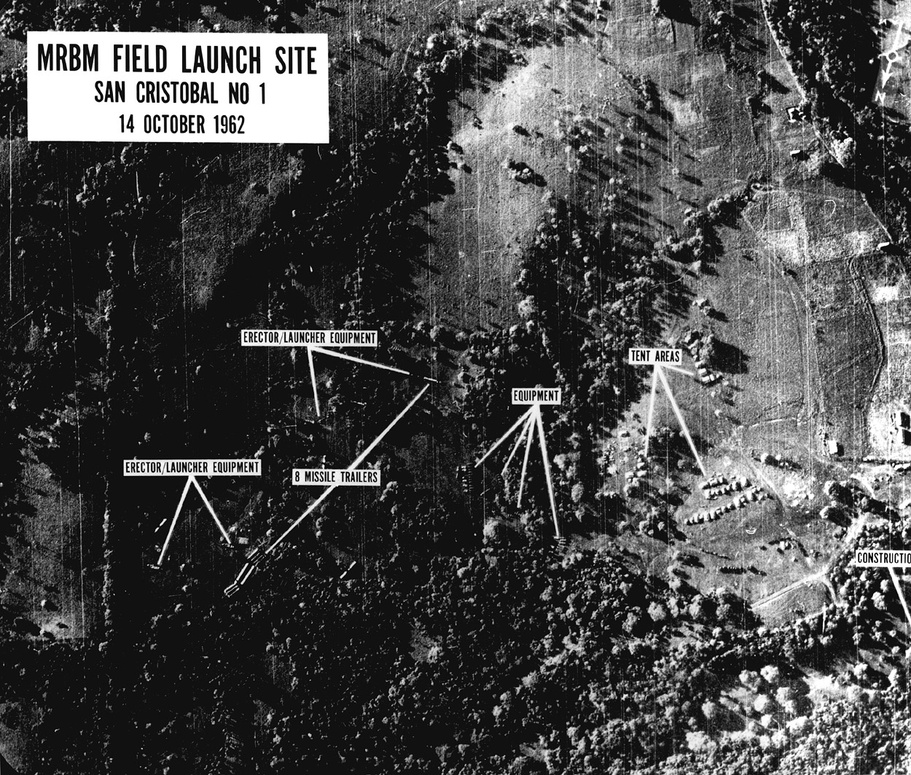
#> input picture Assignment2/u2cuba.jpg, 911 x 775 px, shrunk from 1250 x 1063 before the run
$ python '5 - Problem3b_Functions Sobel.py.py'   (Python 2 division)   (older library calls are emulated)
#> lines starting #> are read from the running program, lines starting #| are printed output that depends on the picture
#       Sobel using inbuilt functions
import cv2
import numpy as np
from matplotlib import pyplot as plt
import timeit

img = cv2.imread('u2cuba.jpg',0)
#> img is the input picture: shape (775, 911); min 0, max 255, mean 71.5

#start timer
start = timeit.default_timer()

sobelx = cv2.Sobel(img,cv2.CV_64F,1,0,ksize=5)
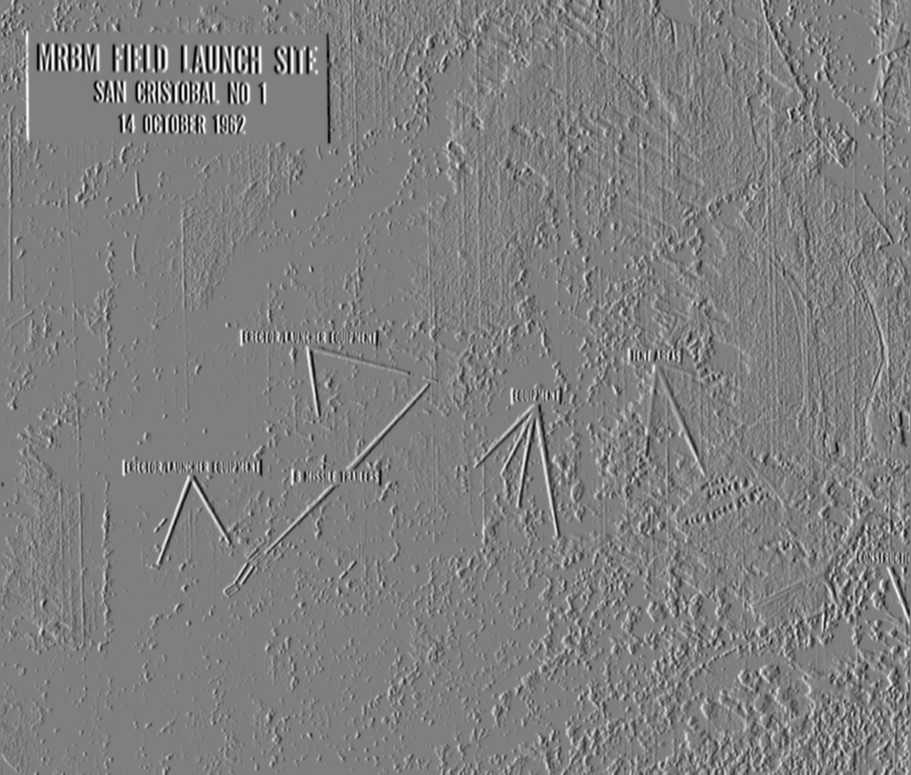
#> sobelx: shape (775, 911) float64; min -12096, max 12136, mean 12.1; drawn with min black and max white
sobely = cv2.Sobel(img,cv2.CV_64F,0,1,ksize=5)
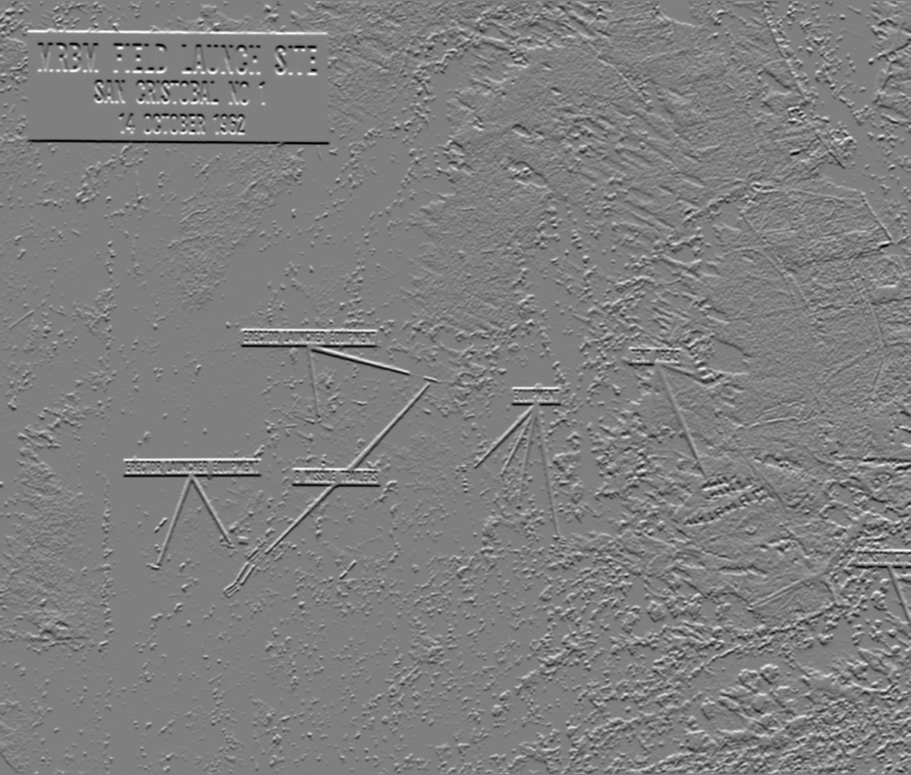
#> sobely: shape (775, 911) float64; min -11921, max 11904, mean -1.6; drawn with min black and max white

print 'Sobel - time to compute - Inbuilt function'
stop = timeit.default_timer()
print stop-start

plt.subplot(2,2,1)
plt.imshow(img,cmap = 'gray')
plt.title('Original Picture'), plt.xticks([]), plt.yticks([])

plt.subplot(2,2,3)
plt.imshow(sobelx,cmap = 'gray')
plt.title('Sobel X Applied'), plt.xticks([]), plt.yticks([])

plt.subplot(2,2,4)
plt.imshow(sobely,cmap = 'gray')
plt.title('Sobel Y Applied'), plt.xticks([]), plt.yticks([])

plt.show()
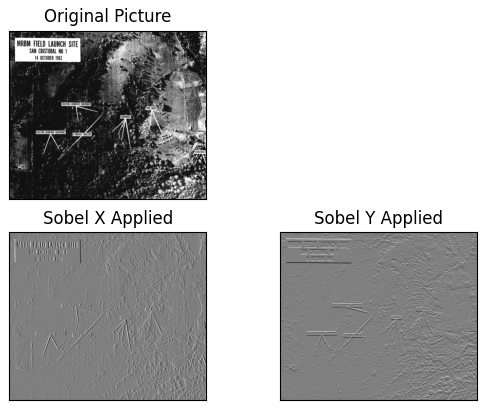
#> figure drawn by matplotlib, 3 panels
cv2.waitKey(0)

$ run again, with Assignment2/clown.tif saved as Assignment2/u2cuba.jpg
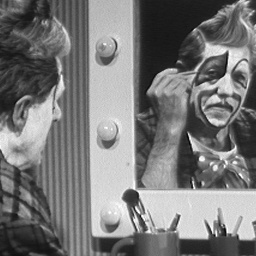
#> input picture Assignment2/clown.tif, 256 x 256 px
#> img is the input picture: shape (256, 256); min 4, max 255, mean 120.3
#> `sobely = cv2.Sobel(img,cv2.CV_64F,0,1,ksize=5)`:
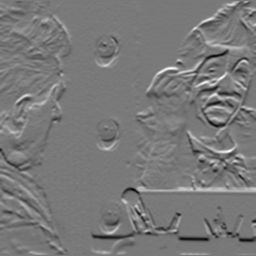
#> sobely: shape (256, 256) float64; min -7578, max 8330, mean -4.9; drawn with min black and max white
#> `plt.show()`:
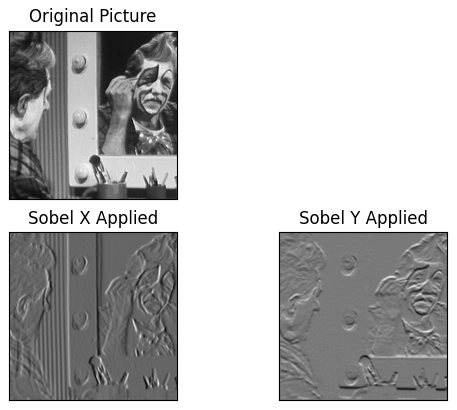
#> figure drawn by matplotlib, 3 panels

$ run again, with Assignment2/dog.bmp saved as Assignment2/u2cuba.jpg
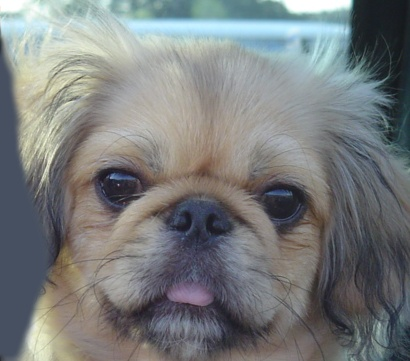
#> input picture Assignment2/dog.bmp, 410 x 361 px
#> `sobely = cv2.Sobel(img,cv2.CV_64F,0,1,ksize=5)`:
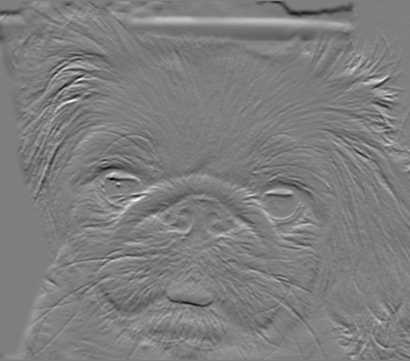
#> sobely: shape (361, 410) float64; min -4617, max 4663, mean -16.6; drawn with min black and max white
#> `plt.show()`:
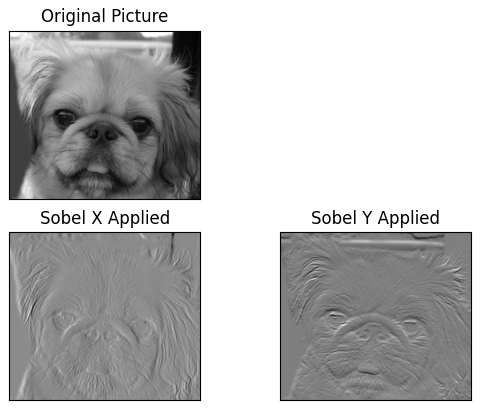
#> figure drawn by matplotlib, 3 panels
